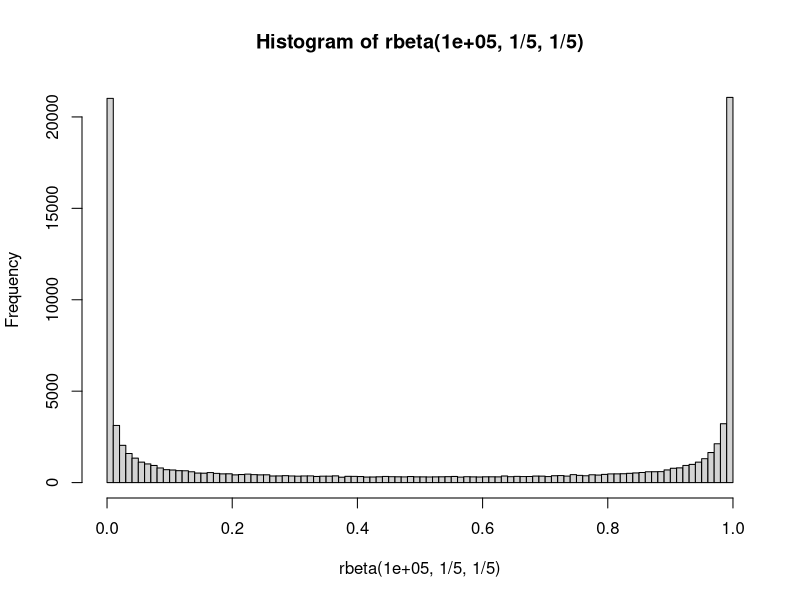
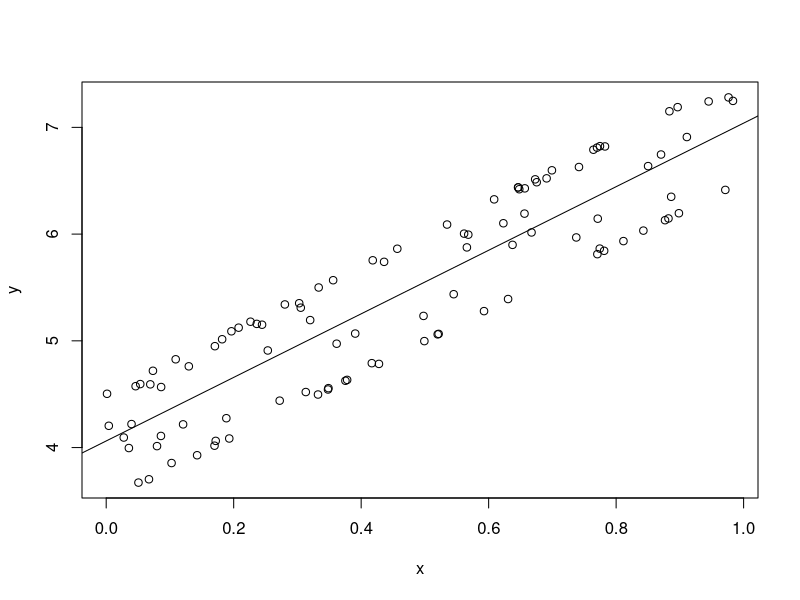
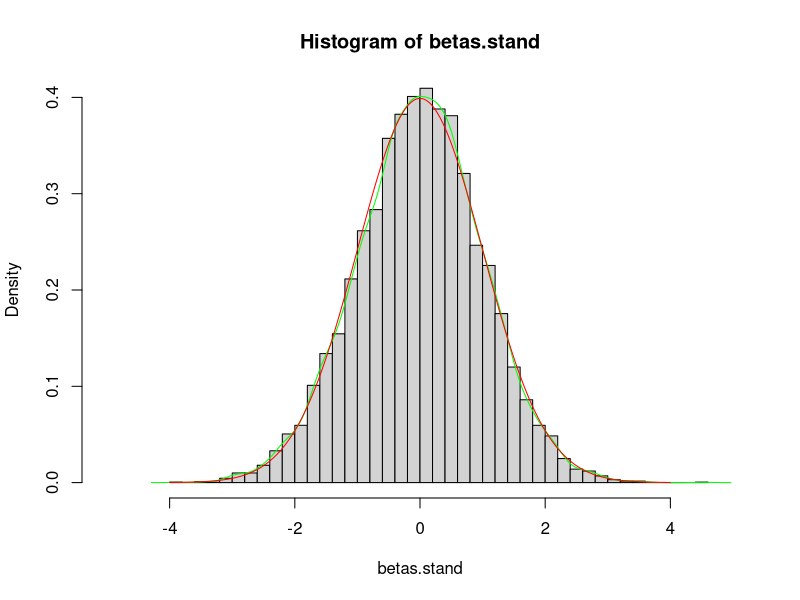

The R script that drew these images, in order:
#################
# What happens if errors are NOOT normal ?????
#################
n<-100 # sample size
homo<-TRUE
HeteCoef<-10
# Errors with BETA(1/5,1/5) distribution !!!! 
hist(rbeta(100000,1/5,1/5),100) # FAR from Normal
# Genrate Y values
GenY<-function(x,homo=TRUE,HeteCoef=3)
{
  error<-rbeta(n,1/5,1/5)-0.5
  if (homo==FALSE)
  {
    hetero<-HeteCoef*x # heteroced
    error<-error*hetero # heteroced    
  }
  y<-3*x+4+error
y  
}
####### Let us see 1 case
x<-runif(n)
y<-GenY(x,homo=homo,HeteCoef=HeteCoef)
ajus<-lm(y~x)
plot(x,y)
abline(ajus)
#plot(ajus)
#summary(ajus)
# Simulation
N<-10000 # number of replications, just to infer proprly the actual distribution of the estimates
# I fit N linear models and save the adjusted coefs
betas<-rep(NA,N)
betas.sd<-rep(NA,N)
for (i in 1:N)
{
  x<-runif(n) # uniform feature
  y<-GenY(x,homo=homo,HeteCoef=HeteCoef)
  ajus<-lm(y~x) # linear fitting
  betas[i]<-coef(ajus)[2] # saving slope coef
  betas.sd[i]<-summary(ajus)$coefficients[2,2] # saving slope sd
  }
# standarize betas est
betas.stand<-(betas-3)/betas.sd
hist(betas.stand,50,prob=T,xlim=c(-5,5),ylim=c(0,0.4))
lines(density(betas.stand),lwd=1,col='green')
secu<-seq(from=-4,to=4,by=0.01)
# Now a norml distr. overlapping
lines(secu,dnorm(secu,mean=0,sd=1),col='red',lwd=1)
#
#qqnorm(betas)


